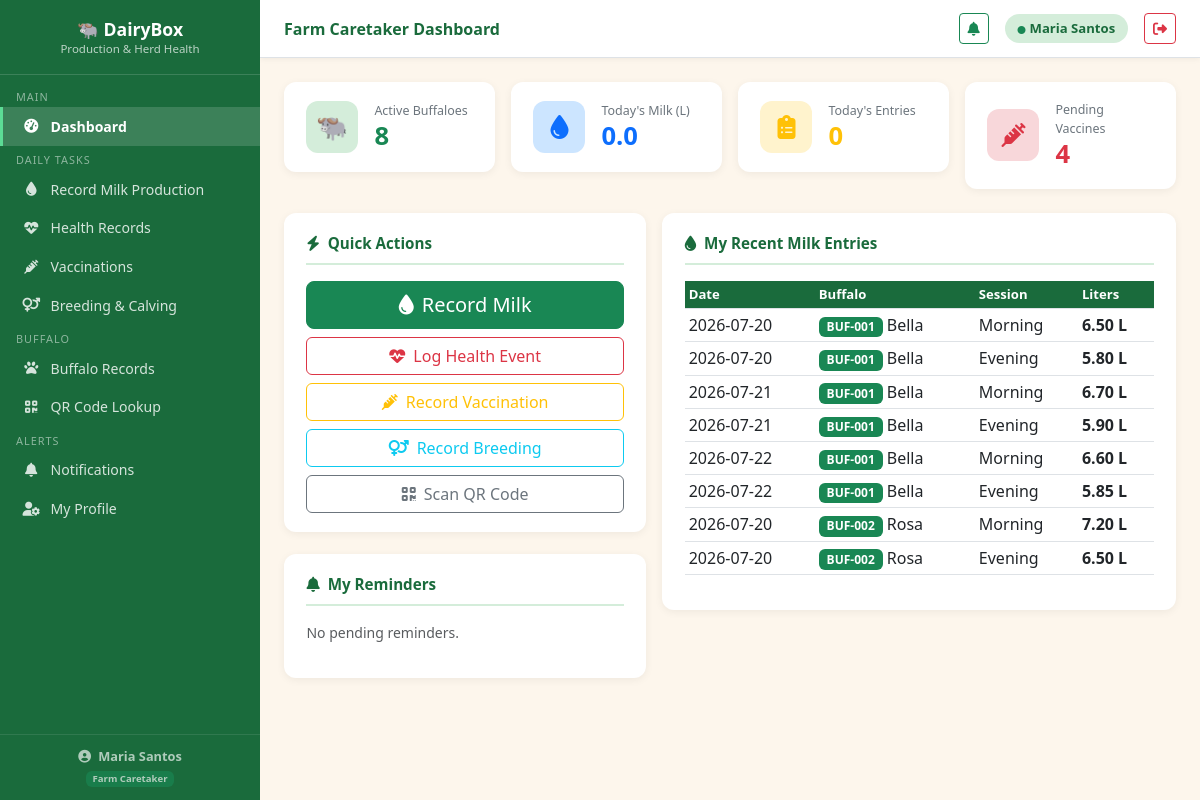
The page /Farm_Caretakers_USer/dashboard.php (signed in) on the database its author committed.
### tables this page shows
CREATE TABLE IF NOT EXISTS milk_production (
    id              INT AUTO_INCREMENT PRIMARY KEY,
    buffalo_id      INT NOT NULL,
    record_date     DATE NOT NULL,
    session         ENUM('Morning','Afternoon','Evening') DEFAULT 'Morning',
    quantity_liters DECIMAL(7,2) NOT NULL,
    quality_notes   TEXT,
    recorded_by     INT,
    created_at      TIMESTAMP DEFAULT CURRENT_TIMESTAMP,
    FOREIGN KEY (buffalo_id)  REFERENCES buffaloes(id) ON DELETE CASCADE,
    FOREIGN KEY (recorded_by) REFERENCES users(id) ON DELETE SET NULL
);

CREATE TABLE IF NOT EXISTS buffaloes (
    id              INT AUTO_INCREMENT PRIMARY KEY,
    tag_number      VARCHAR(40)  NOT NULL UNIQUE,
    qr_code         VARCHAR(100) UNIQUE,
    name            VARCHAR(80),
    breed           VARCHAR(80),
    sex             ENUM('Female','Male') DEFAULT 'Female',
    date_of_birth   DATE,
    weight_kg       DECIMAL(6,2),
    color           VARCHAR(50),
    acquisition_date DATE,
    acquisition_type ENUM('Born on Farm','Purchased','Donated') DEFAULT 'Born on Farm',
    status          ENUM('Active','Sold','Dead','Transferred') DEFAULT 'Active',
    health_status   ENUM('Healthy','Sick','Under Treatment','Recovered') DEFAULT 'Healthy',
    notes           TEXT,
    photo           VARCHAR(200),
    created_by      INT,
    created_at      TIMESTAMP DEFAULT CURRENT_TIMESTAMP,
    updated_at      TIMESTAMP DEFAULT CURRENT_TIMESTAMP ON UPDATE CURRENT_TIMESTAMP,
    FOREIGN KEY (created_by) REFERENCES users(id) ON DELETE SET NULL
);

### config/session.php (called while the page is built, shortened)
<?php
function currentUser(): array {
    return $_SESSION['user'] ?? [];
}

### Farm_Caretakers_USer/dashboard.php (the view, shortened to what this page needs)
<?php
require_once '../config/session.php';
$db        = getDB();
$user      = currentUser();
$todayProd   = $db->query("SELECT COALESCE(SUM(quantity_liters),0) FROM milk_production WHERE record_date=CURDATE()")->fetchColumn();
$totalBuf    = $db->query("SELECT COUNT(*) FROM buffaloes WHERE status='Active'")->fetchColumn();
$pendingVacc = $db->query("SELECT COUNT(*) FROM vaccinations WHERE status IN ('Scheduled','Overdue')")->fetchColumn();
$todayRecords= $db->query("SELECT COUNT(*) FROM milk_production WHERE record_date=CURDATE()")->fetchColumn();
$tasks = $db->query("
    SELECT * FROM notifications
    WHERE (target_role='farm_caretaker' OR target_role IS NULL) AND is_read=0
    ORDER BY priority DESC LIMIT 5
")->fetchAll();
$recentMilk = $db->query("
    SELECT mp.*, b.tag_number, b.name FROM milk_production mp
    JOIN buffaloes b ON b.id=mp.buffalo_id
    WHERE mp.recorded_by={$user['id']}
    ORDER BY mp.created_at DESC LIMIT 8
")->fetchAll();
include '../includes/header.php';
?>
<div class="row g-3 mb-4">
    <div class="col-6 col-md-3">
        <div class="stat-card">
            <div class="stat-icon" style="background:#d4edda"><span style="font-size:1.6rem">🐃</span></div>
            <div><p class="stat-label">Active Buffaloes</p><p class="stat-value text-success"><?= $totalBuf ?></p></div>
        </div>
    </div>
    <div class="col-6 col-md-3">
        <div class="stat-card">
            <div class="stat-icon" style="background:#cce5ff"><i class="fa fa-tint text-primary" style="font-size:1.5rem"></i></div>
            <div><p class="stat-label">Today's Milk (L)</p><p class="stat-value text-primary"><?= number_format($todayProd,1) ?></p></div>
        </div>
    </div>
    <div class="col-6 col-md-3">
        <div class="stat-card">
            <div class="stat-icon" style="background:#fff3cd"><i class="fa fa-clipboard-list text-warning" style="font-size:1.5rem"></i></div>
            <div><p class="stat-label">Today's Entries</p><p class="stat-value text-warning"><?= $todayRecords ?></p></div>
        </div>
    </div>
    <div class="col-6 col-md-3">
        <div class="stat-card">
            <div class="stat-icon" style="background:#f8d7da"><i class="fa fa-syringe text-danger" style="font-size:1.5rem"></i></div>
            <div><p class="stat-label">Pending Vaccines</p><p class="stat-value text-danger"><?= $pendingVacc ?></p></div>
        </div>
    </div>
</div>
<div class="row g-3">
    <div class="col-md-5">
        <div class="card-section">
            <div class="section-title"><i class="fa fa-bolt me-2"></i>Quick Actions</div>
            <div class="d-grid gap-2">
                <a href="../modules/milk_production.php?action=add" class="btn btn-success btn-lg"><i class="fa fa-tint me-2"></i>Record Milk</a>
                <a href="../modules/health_records.php?action=add" class="btn btn-outline-danger"><i class="fa fa-heartbeat me-2"></i>Log Health Event</a>
                <a href="../modules/vaccinations.php?action=add" class="btn btn-outline-warning"><i class="fa fa-syringe me-2"></i>Record Vaccination</a>
                <a href="../modules/breeding.php?action=add" class="btn btn-outline-info"><i class="fa fa-venus-mars me-2"></i>Record Breeding</a>
                <a href="../modules/qr_scan.php" class="btn btn-outline-secondary"><i class="fa fa-qrcode me-2"></i>Scan QR Code</a>
            </div>
        </div>
        <div class="card-section mt-3">
            <div class="section-title"><i class="fa fa-bell me-2"></i>My Reminders</div>
            <?php if (empty($tasks)): ?><p class="text-muted small">No pending reminders.</p><?php endif; ?>
        </div>
    </div>
    <div class="col-md-7">
        <div class="card-section">
            <div class="section-title"><i class="fa fa-tint me-2"></i>My Recent Milk Entries</div>
            <table class="table table-sm table-hover">
                <thead><tr><th>Date</th><th>Buffalo</th><th>Session</th><th>Liters</th></tr></thead>
                <tbody>
                <?php foreach ($recentMilk as $r): ?>
                <tr>
                    <td><?= $r['record_date'] ?></td>
                    <td><span class="badge bg-success"><?= htmlspecialchars($r['tag_number']) ?></span> <?= htmlspecialchars($r['name'] ?? '') ?></td>
                    <td><?= $r['session'] ?></td>
                    <td><strong><?= number_format($r['quantity_liters'],2) ?> L</strong></td>
                </tr>
                <?php endforeach; ?>
                </tbody>
            </table>
        </div>
    </div>
</div>
<?php include '../includes/footer.php'; ?>

### assets/css/style.css (style rules this page uses)
:root { --green-dark: #1a6b3c; --green-main: #28a745; --green-light: #d4edda; --brown: #7a5230; --cream: #fdf6ec; --sidebar-w: 260px; }
body.app-body { background: var(--cream); margin: 0; padding: 0; }
.stat-card { background: #fff; border-radius: 12px; padding: 1.2rem 1.4rem; box-shadow: 0 2px 8px rgba(0,0,0,.06); display: flex; align-items: center; gap: 1rem; transition: transform .2s; }
.stat-icon { width: 52px; height: 52px; border-radius: 12px; display: flex; align-items: center; justify-content: center; font-size: 1.4rem; flex-shrink: 0; }
.stat-card .stat-label { font-size: .78rem; color: #6c757d; margin: 0; }
.stat-card .stat-value { font-size: 1.6rem; font-weight: 700; margin: 0; line-height: 1.2; }
.card-section { background: #fff; border-radius: 12px; padding: 1.2rem 1.4rem; box-shadow: 0 2px 8px rgba(0,0,0,.06); margin-bottom: 1.4rem; }
.card-section .section-title { font-weight: 700; font-size: .95rem; color: var(--green-dark); border-bottom: 2px solid var(--green-light); padding-bottom: .5rem; margin-bottom: 1rem; }
.table th { background: var(--green-dark); color: #fff; font-size: .82rem; }

### rows shown on the page
milk_production: record_date "2026-07-20", buffalo.tag_number "BUF-001", buffalo.name "Bella", session "Morning", quantity_liters "6.50"
milk_production: record_date "2026-07-20", buffalo.tag_number "BUF-001", buffalo.name "Bella", session "Evening", quantity_liters "5.80"
milk_production: record_date "2026-07-21", buffalo.tag_number "BUF-001", buffalo.name "Bella", session "Morning", quantity_liters "6.70"
milk_production: record_date "2026-07-21", buffalo.tag_number "BUF-001", buffalo.name "Bella", session "Evening", quantity_liters "5.90"
milk_production: record_date "2026-07-22", buffalo.tag_number "BUF-001", buffalo.name "Bella", session "Morning", quantity_liters "6.60"
milk_production: record_date "2026-07-22", buffalo.tag_number "BUF-001", buffalo.name "Bella", session "Evening", quantity_liters "5.85"
milk_production: record_date "2026-07-20", buffalo.tag_number "BUF-002", buffalo.name "Rosa", session "Morning", quantity_liters "7.20"
milk_production: record_date "2026-07-20", buffalo.tag_number "BUF-002", buffalo.name "Rosa", session "Evening", quantity_liters "6.50"

### other values the page prints
$user['full_name'] "Maria Santos"
$roleLabel "Farm Caretaker"
$pageTitle "Farm Caretaker Dashboard"
$totalBuf "8"
$todayProd "0.0"
$todayRecords "0"
$pendingVacc "4"
